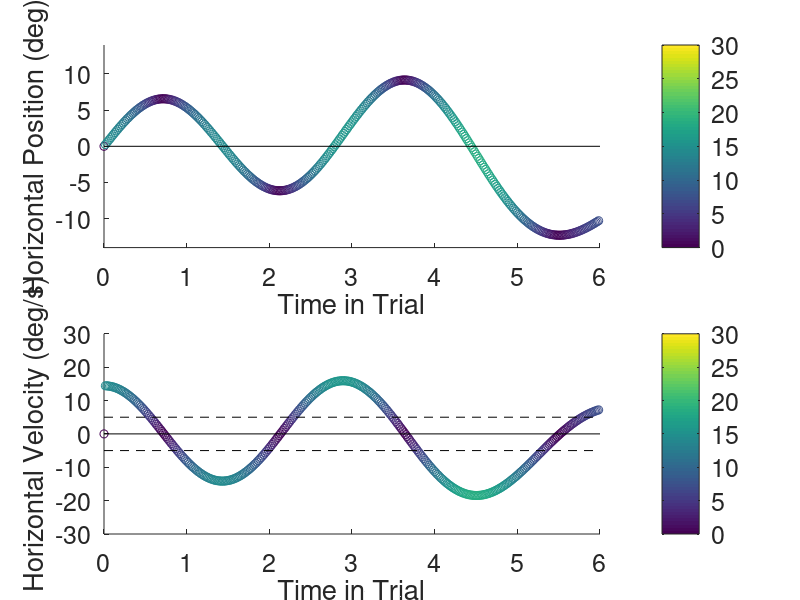
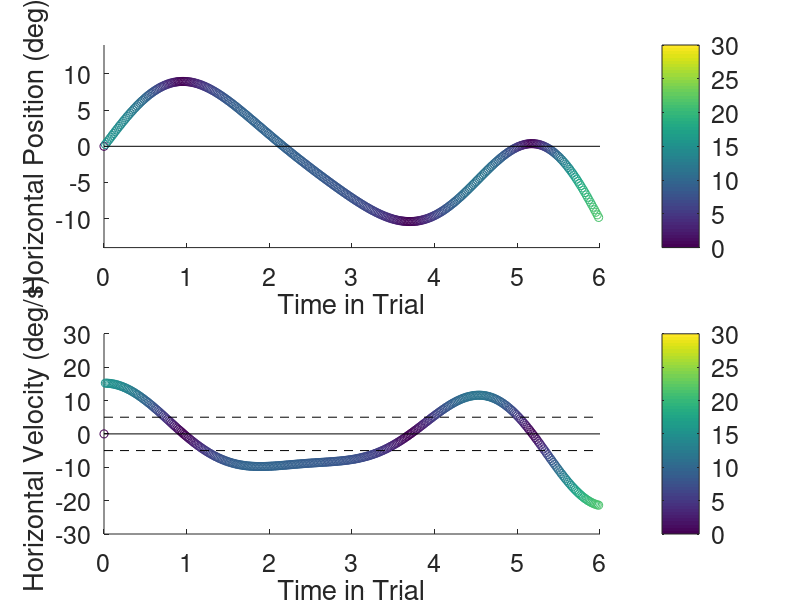
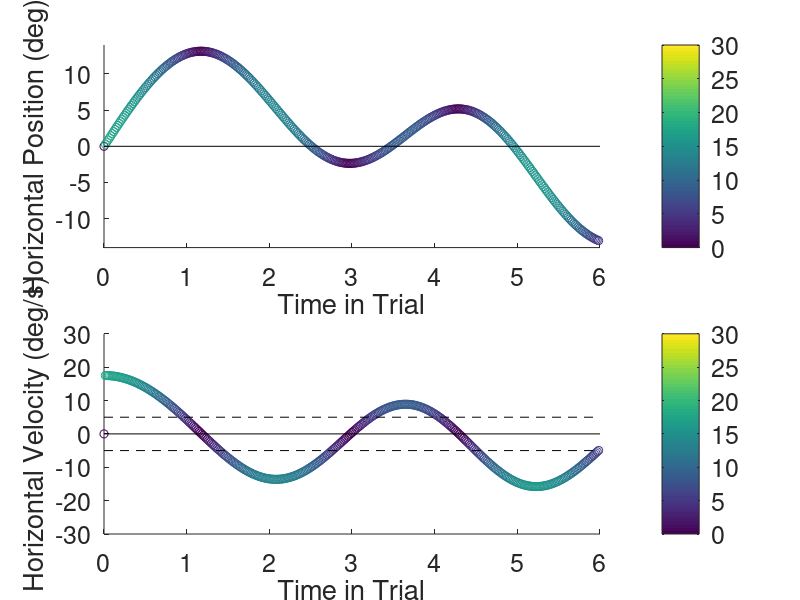
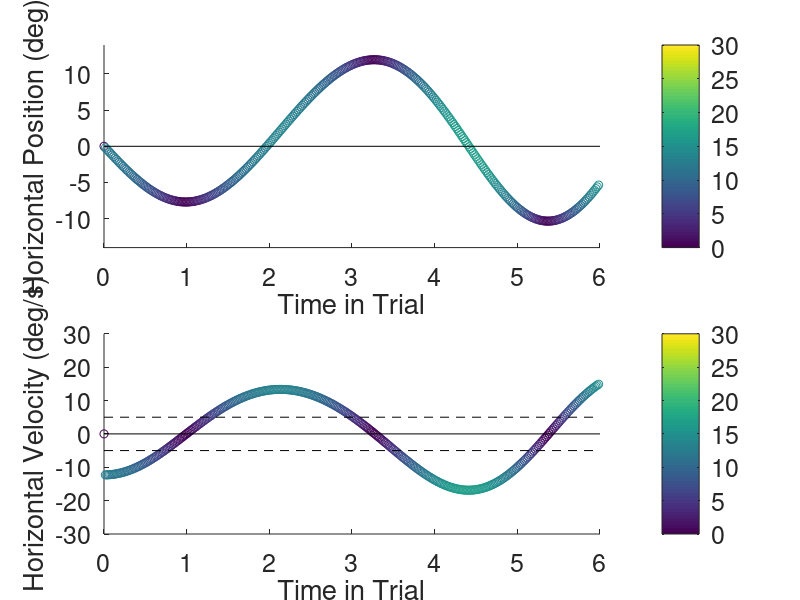

These charts were generated, in order, by the following MATLAB code:
%
% Created by SML Oct 2020, edited for EyeMovementExp Oct 2021

% Setup details:
maxDev_mean = 12;
maxDev_sd = 1;
fps = 60;

% Trajectory parameters:
N = 20;
runDur = 6;
fundFreq = 0.05; % 1/(2*runDur); % fundamental frequency, will complete 1/2 period over the course of the run
harmFreq = fundFreq * (2:8); % select harmonic frequencies
nFreq = 5; % number of frequencies to sample, excluding the fundatmental frequency
maxSpeed = 30; % maximum speed of target, in degrees/sec
minFracVelSP = 0.75; % minimum fraction of time above 2 deg/s smooth pursuit threshold

% Pre-allocate:
t = 0 : (1/fps) : runDur-(1/fps); t = t'; % Time vector (in sec)
nt = length(t); % number of time steps
freqInfo = NaN([nFreq+1,N]);
ampInfo = NaN([nFreq+1,N]);
targ = zeros([nt,N]);
targSpeed = zeros([nt,N]);
targVel = zeros([nt,N]);

%%  Sample trajectories:
for nn = 1:N % EACH trajectory
    
    % Sample maximum deviation:
    maxDev = maxDev_mean + maxDev_sd * randn;
    
    % Get suitable trajectory:
    trajectoryOK = false;
    while ~trajectoryOK % Sample until required conditions are met
        
        % Draw frequency components and randomise amplitude:
        fidx = randperm(length(harmFreq),nFreq);
        xFreq = sort([fundFreq, harmFreq(fidx)],'ascend'); % sort, lowest to highest
        nF = nFreq + 1;
        xAmp = 2*rand([1,nF]) - 1;
        [~,aidx] = sort(abs(xAmp),'descend'); % sort by magnitude, highest to lowest
        xAmp = xAmp(aidx);% ./(1:nF);
        
        % Create time series:
        velX = zeros(length(t),1);
        for ii=1:nF
            targ(:,nn) = targ(:,nn) + xAmp(ii) * sin(2*pi*xFreq(ii)*t);
            % velX = velX + xAmp(ii) * 2*pi*xFreq(ii) * cos(2*pi*xFreq(ii)*t);
        end
        maxSignalVal = max(abs(targ(:,nn))); % most extreme peak/trough
        targ(:,nn) = targ(:,nn) / maxSignalVal; % normalise signal to (-1,1)
        targ(:,nn) = maxDev * targ(:,nn); % scale to tajectory limits, target horizontal position now in pixels
        
        % velX = velX * (maxDev / maxSignalVal); % apply same scaling to velocity, now in pixels/sec
        targVel(:,nn) = [0; diff(targ(:,nn))]/(1/fps);
        
        % Check speed (critical factor):
        targSpeed(:,nn) = abs(targVel(:,nn)); % target speed
        speedCheckOK_1 = all(targSpeed(:,nn)<=maxSpeed);
        speedCheckOK_2 = all(mean(targSpeed(:,nn)>=5) > minFracVelSP);
        if speedCheckOK_1 && speedCheckOK_2; trajectoryOK = true; end
        
    end
    
    % Store details of the selected trajectory:
    freqInfo(:,nn) = xFreq;
    ampInfo(:,nn) = xAmp;
    
end

%% Visualise %%

% Time series:
plotYN = true; % plot sampled trajectories, yes or no?
if plotYN
    set(0,'defaultAxesFontSize',18);
    for nn = 1:N
        figure
        subplot(2,1,1); hold on
        scatter(t,targ(:,nn),[],targSpeed(:,nn))
        plot([0 runDur],[0 0], 'k-')
        colorbar
        caxis([0,maxSpeed])
        ylim([-(maxDev_mean+2*maxDev_sd),(maxDev_mean+2*maxDev_sd)])
        xlabel('Time in Trial')
        ylabel('Horizontal Position (deg)')
        subplot(2,1,2); hold on
        scatter(t,targVel(:,nn),[],targSpeed(:,nn))
        colorbar
        caxis([0,maxSpeed])
        ylim([-maxSpeed,maxSpeed])
        plot([0 runDur],[0 0], 'k-')
        plot([0 runDur],[5 5], 'k--')
        plot([0 runDur],[-5 -5], 'k--')
        xlabel('Time in Trial')
        ylabel('Horizontal Velocity (deg/s)')
    end
end

save('trajectories_test.mat','freqInfo','ampInfo','targ','t','targVel')